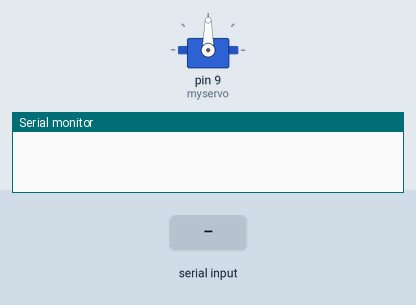
Simulated run of this sketch. Board: Arduino Uno, built with avr-gcc and run on an emulated ATmega328P. Parts: servo, the last lines printed to the serial monitor. The inputs (shaded band) are chosen by the test bench.

Above: at 1.2 s.
1.3 s: byte 30 received over Serial
At 2.0 s:
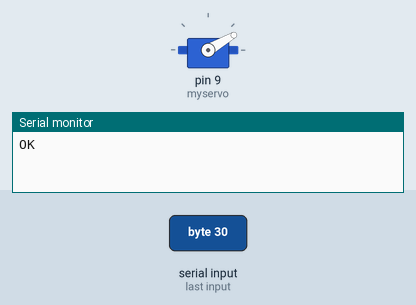
2.8 s: byte 120 received over Serial
At 3.2 s:
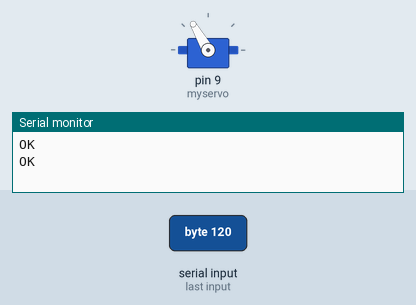
Timing chart, 0 to 5.8 s (numbered marks = the images above; inputs shaded):
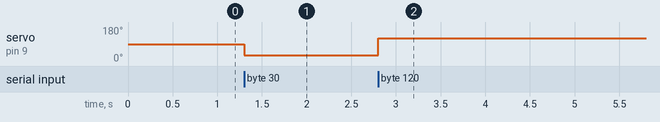

The sketch:

Serial_Ard_Servo_test.ino
```cpp
# include<Servo.h>

Servo myservo;

int incomedate = 0;
int pos = 0;

void setup() {
  // put your setup code here, to run once:
    myservo.attach(9);
    Serial.begin(9600);
}

void loop() {
  // put your main code here, to run repeatedly:
   while(Serial.available()>0)
    {
        pos = Serial.read();
        myservo.write(pos);
        delay(50);
        Serial.println("OK");
        delay(5);
    }
}
```

Measured:
- after the input at 1.3 s, servo on pin 9 (myservo): 90° → 30° at once
- after the input at 2.8 s, servo on pin 9 (myservo): 30° → 120° at once
